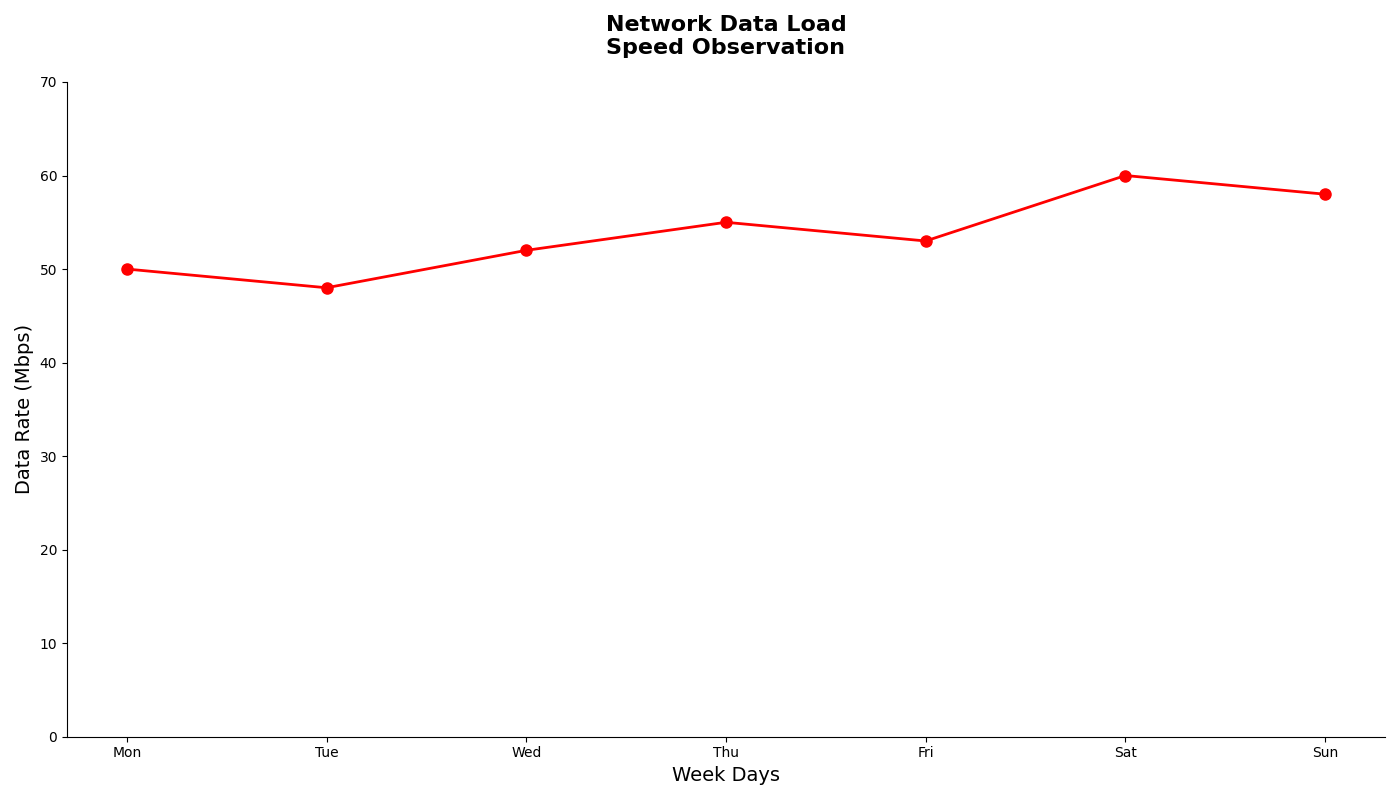

The Python source for this figure:
import matplotlib.pyplot as plt

# Data Preparation
time_slots = ['Mon', 'Tue', 'Wed', 'Thu', 'Fri', 'Sat', 'Sun']
download_rates = [50, 48, 52, 55, 53, 60, 58]

# Set up the figure and plot the line chart
plt.figure(figsize=(14, 8))

# Plot download speeds
plt.plot(time_slots, download_rates, marker='o', color='red', linewidth=2, markersize=8)

# Title and labels
plt.title('Network Data Load\nSpeed Observation', fontsize=16, fontweight='bold', pad=20)
plt.xlabel('Week Days', fontsize=14)
plt.ylabel('Data Rate (Mbps)', fontsize=14)

# Customize the y-axis limits
plt.ylim(0, 70)

# Remove spines from the plot
plt.gca().spines['top'].set_visible(False)
plt.gca().spines['right'].set_visible(False)

# Improve layout to prevent overlap
plt.tight_layout()

# Display the plot
plt.show()
